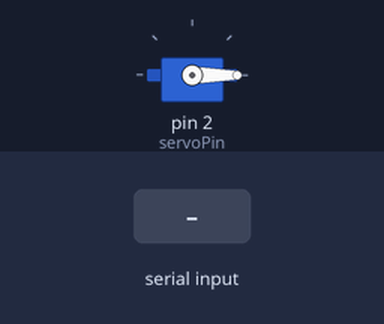
The sketch below on a simulated Arduino Uno, built with avr-gcc and run on an emulated ATmega328P. Shown: servo. Inputs (shaded band) come from the test bench.

Above: at 1.2 s.
1.3 s: byte 30 received over Serial
At 2.5 s:
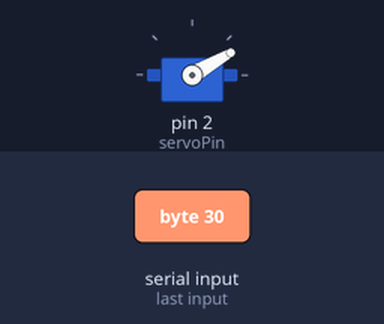
2.8 s: byte 90 received over Serial
At 3.3 s:
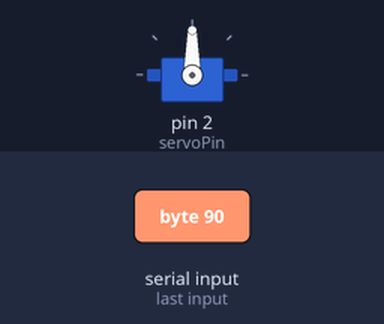
4.3 s: byte 120 received over Serial
At 4.8 s:
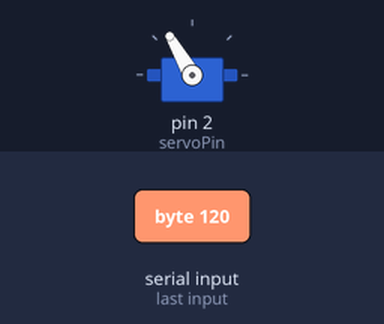
Timing chart, 0 to 7.3 s (numbered marks = the images above; inputs shaded):
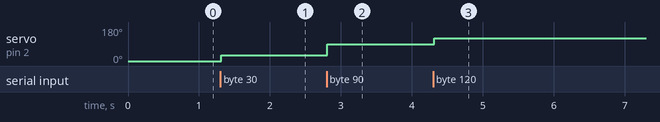

Measured:
- after the input at 1.3 s, servo on pin 2 (servoPin): 0° → 30° at once
- after the input at 2.8 s, servo on pin 2 (servoPin): 30° → 90° at once
- after the input at 4.3 s, servo on pin 2 (servoPin): 90° → 120° at once

The sketch:

Servo_Motor_Control_Ardu.ino
```cpp
#include <Servo.h>
Servo myservo; // Create servo object to control a servo
int servoPin = 2; // Connect yellow servo wire to digital GPIO pin 2 (D2 of Arduino), must be PWM (Pulse Width Modulation)
int val = 0; // Variable to store the data received from the serial port

// The setup function runs once when you press reset or power the board:
void setup()
{
  myservo.attach(servoPin); // Attach the servo to the PWM pin
  Serial.begin(9600); // Start serial communications at 9,600 bits per second
}

// The loop function runs over and over again forever:
void loop()
{
  if (Serial.available())
  {
    // ID data is available to read now:
    val = Serial.read(); // Read the value and store it in a variable "val"
  }

  myservo.write(val); // Set the servo position
  delay(15); // Wait for the servo to get there
}
```
